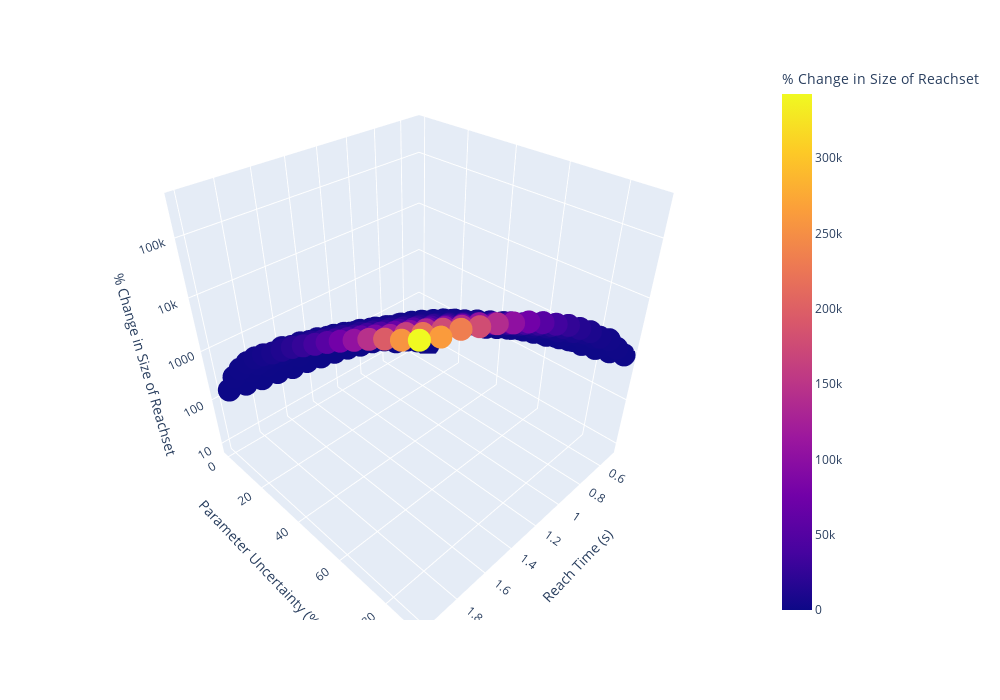

Write notebook code for a chart like this one.
### Code cell
labs = {"percent_change_in_size_of_reachset":"% Change in Size of Reachset",
       "reach_time":"Reach Time (s)","parameter_uncertainty":"Parameter Uncertainty (%)"}

fig = px.scatter_3d(ru_plot, x="reach_time", y="parameter_uncertainty", 
                    z="percent_change_in_size_of_reachset",
                    color='percent_change_in_size_of_reachset',log_z=True,
                   labels=labs,width=1000, height=700)
fig.update_layout(
    scene = dict(zaxis = dict(nticks=6,),))
fig.show()

### Figure 1 — Plotly figure (JSON) as saved in the notebook; plotly's stock layout.template omitted (floating-point values rounded to 4 significant figures; data arrays with more than 128 entries replaced by an {"elided": "..."} marker saying what was removed)
{"data": [{"hovertemplate": "Reach Time (s)=%{x}<br>Parameter Uncertainty (%)=%{y}<br>% Change in Size of Reachset=%{marker.color}<extra></extra>", "legendgroup": "", "marker": {"color": {"elided": "304 float values"}, "coloraxis": "coloraxis", "symbol": "circle"}, "mode": "markers", "name": "", "scene": "scene", "showlegend": false, "type": "scatter3d", "x": {"elided": "304 float values"}, "y": {"elided": "304 int values"}, "z": {"elided": "304 float values"}}], "layout": {"coloraxis": {"colorbar": {"title": {"text": "% Change in Size of Reachset"}}, "colorscale": [[0, "#0d0887"], [0.1111, "#46039f"], [0.2222, "#7201a8"], [0.3333, "#9c179e"], [0.4444, "#bd3786"], [0.5556, "#d8576b"], [0.6667, "#ed7953"], [0.7778, "#fb9f3a"], [0.8889, "#fdca26"], [1, "#f0f921"]]}, "height": 700, "legend": {"tracegroupgap": 0}, "margin": {"t": 60}, "scene": {"domain": {"x": [0, 1], "y": [0, 1]}, "xaxis": {"title": {"text": "Reach Time (s)"}}, "yaxis": {"title": {"text": "Parameter Uncertainty (%)"}}, "zaxis": {"nticks": 6, "title": {"text": "% Change in Size of Reachset"}, "type": "log"}}, "width": 1000}}
